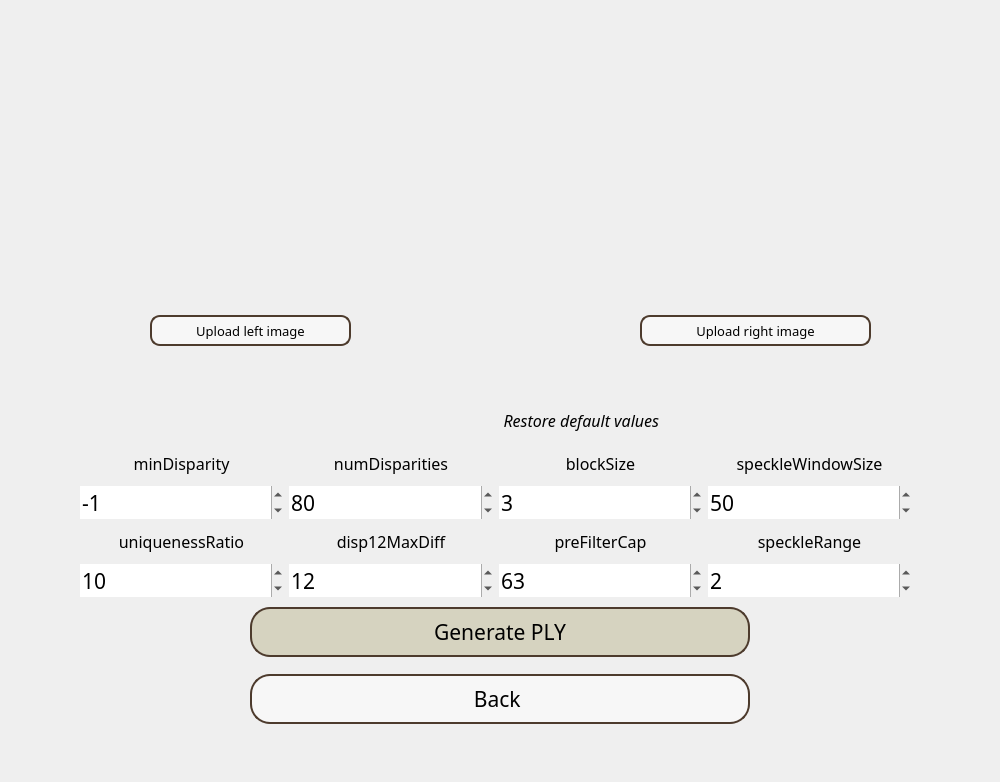
<?xml version="1.0" encoding="UTF-8"?>
<ui version="4.0">
 <class>Dialog</class>
 <widget class="QDialog" name="Dialog">
  <property name="geometry">
   <rect>
    <x>0</x>
    <y>0</y>
    <width>1000</width>
    <height>782</height>
   </rect>
  </property>
  <property name="minimumSize">
   <size>
    <width>1000</width>
    <height>500</height>
   </size>
  </property>
  <property name="maximumSize">
   <size>
    <width>1000</width>
    <height>800</height>
   </size>
  </property>
  <property name="windowTitle">
   <string>Dialog</string>
  </property>
  <widget class="QWidget" name="widgetMainScreen" native="true">
   <property name="geometry">
    <rect>
     <x>0</x>
     <y>0</y>
     <width>1000</width>
     <height>800</height>
    </rect>
   </property>
   <property name="minimumSize">
    <size>
     <width>800</width>
     <height>800</height>
    </size>
   </property>
   <property name="maximumSize">
    <size>
     <width>1000</width>
     <height>800</height>
    </size>
   </property>
   <property name="baseSize">
    <size>
     <width>500</width>
     <height>500</height>
    </size>
   </property>
   <property name="styleSheet">
    <string notr="true">#widgetMainScreen{
background-image: url(&quot;C:/Users/marah/Desktop/Licenta-GUI/bg.jpg&quot;);
background-repeat: no-repeat; 
background-position: center; 
}</string>
   </property>
   <widget class="QWidget" name="gridLayoutWidget">
    <property name="geometry">
     <rect>
      <x>0</x>
      <y>590</y>
      <width>1001</width>
      <height>151</height>
     </rect>
    </property>
    <layout class="QGridLayout" name="gridLayout_2">
     <property name="leftMargin">
      <number>150</number>
     </property>
     <property name="rightMargin">
      <number>150</number>
     </property>
     <property name="verticalSpacing">
      <number>0</number>
     </property>
     <item row="1" column="0">
      <widget class="QPushButton" name="oGenerateBtn">
       <property name="maximumSize">
        <size>
         <width>500</width>
         <height>50</height>
        </size>
       </property>
       <property name="font">
        <font>
         <family>Century Gothic</family>
         <pointsize>16</pointsize>
         <weight>50</weight>
         <italic>false</italic>
         <bold>false</bold>
        </font>
       </property>
       <property name="styleSheet">
        <string notr="true">#oGenerateBtn {
border-radius:20px;
background-color:rgb(214, 211, 192);
border: 2px solid rgb(77, 59, 45);
}
#oGenerateBtn:hover{
	background-color:rgba(0, 0, 0, 0.3);
	color: rgb(255, 255, 255);
	border: 2px solid rgb(0, 0, 0);
}
</string>
       </property>
       <property name="text">
        <string>Generate PLY</string>
       </property>
      </widget>
     </item>
     <item row="2" column="0">
      <widget class="QPushButton" name="oBackBtn">
       <property name="maximumSize">
        <size>
         <width>500</width>
         <height>50</height>
        </size>
       </property>
       <property name="font">
        <font>
         <family>Century Gothic</family>
         <pointsize>16</pointsize>
         <weight>50</weight>
         <italic>false</italic>
         <bold>false</bold>
        </font>
       </property>
       <property name="styleSheet">
        <string notr="true">#oBackBtn {
border-radius:20px;
background-color:rgba(255, 255, 255, 0.5);
border: 2px solid rgb(77, 59, 45);
}
#oBackBtn:hover{
	background-color:rgba(0, 0, 0, 0.3);
	color: rgb(255, 255, 255);
	border: 2px solid rgb(0, 0, 0);
}
</string>
       </property>
       <property name="text">
        <string>Back </string>
       </property>
      </widget>
     </item>
    </layout>
   </widget>
   <widget class="QWidget" name="gridLayoutWidget_2">
    <property name="geometry">
     <rect>
      <x>80</x>
      <y>446</y>
      <width>831</width>
      <height>151</height>
     </rect>
    </property>
    <layout class="QGridLayout" name="gridLayout">
     <item row="0" column="1">
      <widget class="QLabel" name="label_10">
       <property name="font">
        <font>
         <family>Century Gothic</family>
         <pointsize>12</pointsize>
        </font>
       </property>
       <property name="toolTip">
        <string>Maximum disparity minus minimum disparity. The value is always greater than zero. In the current implementation, this parameter must be divisible by 16.</string>
       </property>
       <property name="text">
        <string>numDisparities</string>
       </property>
       <property name="alignment">
        <set>Qt::AlignCenter</set>
       </property>
      </widget>
     </item>
     <item row="0" column="2">
      <widget class="QLabel" name="label_2">
       <property name="font">
        <font>
         <family>Century Gothic</family>
         <pointsize>12</pointsize>
        </font>
       </property>
       <property name="toolTip">
        <string>Matched block size. It must be an odd number &gt;=1 . Normally, it should be somewhere in the 3..11 range.</string>
       </property>
       <property name="text">
        <string>blockSize</string>
       </property>
       <property name="alignment">
        <set>Qt::AlignCenter</set>
       </property>
      </widget>
     </item>
     <item row="2" column="0">
      <widget class="QLabel" name="label_3">
       <property name="font">
        <font>
         <family>Century Gothic</family>
         <pointsize>12</pointsize>
        </font>
       </property>
       <property name="toolTip">
        <string>Margin in percentage by which the best (minimum) computed cost function value should &quot;win&quot; the second best value to consider the found match correct.</string>
       </property>
       <property name="text">
        <string>uniquenessRatio</string>
       </property>
       <property name="alignment">
        <set>Qt::AlignCenter</set>
       </property>
      </widget>
     </item>
     <item row="2" column="3">
      <widget class="QLabel" name="label_7">
       <property name="font">
        <font>
         <family>Century Gothic</family>
         <pointsize>12</pointsize>
        </font>
       </property>
       <property name="toolTip">
        <string>Maximum disparity variation within each connected component. If you do speckle filtering, set the parameter to a positive value, it will be implicitly multiplied by 16. </string>
       </property>
       <property name="text">
        <string>speckleRange</string>
       </property>
       <property name="alignment">
        <set>Qt::AlignCenter</set>
       </property>
      </widget>
     </item>
     <item row="4" column="1">
      <widget class="QSpinBox" name="oDisp12MaxDiff">
       <property name="font">
        <font>
         <family>Century Gothic</family>
         <pointsize>16</pointsize>
        </font>
       </property>
       <property name="autoFillBackground">
        <bool>false</bool>
       </property>
       <property name="frame">
        <bool>false</bool>
       </property>
       <property name="minimum">
        <number>-999</number>
       </property>
       <property name="maximum">
        <number>999</number>
       </property>
       <property name="value">
        <number>12</number>
       </property>
      </widget>
     </item>
     <item row="4" column="2">
      <widget class="QSpinBox" name="oPreFilterCap">
       <property name="font">
        <font>
         <family>Century Gothic</family>
         <pointsize>16</pointsize>
        </font>
       </property>
       <property name="autoFillBackground">
        <bool>false</bool>
       </property>
       <property name="frame">
        <bool>false</bool>
       </property>
       <property name="minimum">
        <number>-999</number>
       </property>
       <property name="maximum">
        <number>999</number>
       </property>
       <property name="value">
        <number>63</number>
       </property>
      </widget>
     </item>
     <item row="1" column="2">
      <widget class="QSpinBox" name="oBlockSize">
       <property name="font">
        <font>
         <family>Century Gothic</family>
         <pointsize>16</pointsize>
        </font>
       </property>
       <property name="autoFillBackground">
        <bool>false</bool>
       </property>
       <property name="frame">
        <bool>false</bool>
       </property>
       <property name="minimum">
        <number>1</number>
       </property>
       <property name="value">
        <number>3</number>
       </property>
      </widget>
     </item>
     <item row="0" column="0">
      <widget class="QLabel" name="label_9">
       <property name="font">
        <font>
         <family>Century Gothic</family>
         <pointsize>12</pointsize>
        </font>
       </property>
       <property name="toolTip">
        <string>Minimum possible disparity value. Normally, it is zero but sometimes rectification algorithms can shift images, so this parameter n/eeds to be adjusted accordingly.</string>
       </property>
       <property name="text">
        <string>minDisparity</string>
       </property>
       <property name="alignment">
        <set>Qt::AlignCenter</set>
       </property>
      </widget>
     </item>
     <item row="2" column="1">
      <widget class="QLabel" name="label_4">
       <property name="font">
        <font>
         <family>Century Gothic</family>
         <pointsize>12</pointsize>
        </font>
       </property>
       <property name="toolTip">
        <string>Maximum allowed difference (in integer pixel units) in the left-right disparity check. Set it to a non-positive value to disable the check.</string>
       </property>
       <property name="text">
        <string>disp12MaxDiff</string>
       </property>
       <property name="alignment">
        <set>Qt::AlignCenter</set>
       </property>
      </widget>
     </item>
     <item row="1" column="1">
      <widget class="QSpinBox" name="oNumDisparities">
       <property name="font">
        <font>
         <family>Century Gothic</family>
         <pointsize>16</pointsize>
        </font>
       </property>
       <property name="autoFillBackground">
        <bool>false</bool>
       </property>
       <property name="frame">
        <bool>false</bool>
       </property>
       <property name="value">
        <number>80</number>
       </property>
      </widget>
     </item>
     <item row="1" column="3">
      <widget class="QSpinBox" name="oSpeckleWindowSize">
       <property name="font">
        <font>
         <family>Century Gothic</family>
         <pointsize>16</pointsize>
        </font>
       </property>
       <property name="autoFillBackground">
        <bool>false</bool>
       </property>
       <property name="frame">
        <bool>false</bool>
       </property>
       <property name="minimum">
        <number>-999</number>
       </property>
       <property name="maximum">
        <number>999</number>
       </property>
       <property name="value">
        <number>50</number>
       </property>
      </widget>
     </item>
     <item row="2" column="2">
      <widget class="QLabel" name="label_8">
       <property name="font">
        <font>
         <family>Century Gothic</family>
         <pointsize>12</pointsize>
        </font>
       </property>
       <property name="toolTip">
        <string>Truncation value for the prefiltered image pixels. The algorithm first computes x-derivative at each pixel and clips its value by [-preFilterCap, preFilterCap] interval</string>
       </property>
       <property name="text">
        <string>preFilterCap</string>
       </property>
       <property name="alignment">
        <set>Qt::AlignCenter</set>
       </property>
      </widget>
     </item>
     <item row="4" column="3">
      <widget class="QSpinBox" name="oSpeckleRange">
       <property name="font">
        <font>
         <family>Century Gothic</family>
         <pointsize>16</pointsize>
         <weight>50</weight>
         <bold>false</bold>
         <kerning>true</kerning>
        </font>
       </property>
       <property name="frame">
        <bool>false</bool>
       </property>
       <property name="keyboardTracking">
        <bool>true</bool>
       </property>
       <property name="minimum">
        <number>-999</number>
       </property>
       <property name="maximum">
        <number>999</number>
       </property>
       <property name="value">
        <number>2</number>
       </property>
      </widget>
     </item>
     <item row="4" column="0">
      <widget class="QSpinBox" name="oUniqRatio">
       <property name="font">
        <font>
         <family>Century Gothic</family>
         <pointsize>16</pointsize>
        </font>
       </property>
       <property name="autoFillBackground">
        <bool>false</bool>
       </property>
       <property name="frame">
        <bool>false</bool>
       </property>
       <property name="minimum">
        <number>-999</number>
       </property>
       <property name="maximum">
        <number>999</number>
       </property>
       <property name="value">
        <number>10</number>
       </property>
      </widget>
     </item>
     <item row="1" column="0">
      <widget class="QSpinBox" name="oMinDisparity">
       <property name="font">
        <font>
         <family>Century Gothic</family>
         <pointsize>16</pointsize>
        </font>
       </property>
       <property name="autoFillBackground">
        <bool>false</bool>
       </property>
       <property name="frame">
        <bool>false</bool>
       </property>
       <property name="minimum">
        <number>-999</number>
       </property>
       <property name="maximum">
        <number>999</number>
       </property>
       <property name="value">
        <number>-1</number>
       </property>
      </widget>
     </item>
     <item row="0" column="3">
      <widget class="QLabel" name="label_5">
       <property name="font">
        <font>
         <family>Century Gothic</family>
         <pointsize>12</pointsize>
        </font>
       </property>
       <property name="toolTip">
        <string>Maximum size of smooth disparity regions to consider their noise speckles and invalidate. Set it to 0 to disable speckle filtering. Otherwise, set it somewhere in the 50-200 range.</string>
       </property>
       <property name="text">
        <string>speckleWindowSize</string>
       </property>
       <property name="alignment">
        <set>Qt::AlignCenter</set>
       </property>
      </widget>
     </item>
    </layout>
   </widget>
   <widget class="QWidget" name="horizontalLayoutWidget">
    <property name="geometry">
     <rect>
      <x>0</x>
      <y>0</y>
      <width>1001</width>
      <height>311</height>
     </rect>
    </property>
    <layout class="QHBoxLayout" name="horizontalLayout">
     <item>
      <widget class="QLabel" name="sLeftImage">
       <property name="text">
        <string/>
       </property>
      </widget>
     </item>
     <item>
      <widget class="QLabel" name="sRightImage">
       <property name="text">
        <string/>
       </property>
      </widget>
     </item>
    </layout>
   </widget>
   <widget class="QPushButton" name="oRestoreBtn">
    <property name="geometry">
     <rect>
      <x>390</x>
      <y>400</y>
      <width>271</width>
      <height>41</height>
     </rect>
    </property>
    <property name="maximumSize">
     <size>
      <width>500</width>
      <height>50</height>
     </size>
    </property>
    <property name="font">
     <font>
      <family>Century Gothic</family>
      <pointsize>12</pointsize>
      <weight>50</weight>
      <italic>true</italic>
      <bold>false</bold>
     </font>
    </property>
    <property name="styleSheet">
     <string notr="true">#oRestoreBtn {
text-align:right;
border-radius:20px;
padding-right:2px
}
#oRestoreBtn:hover{
	border: 2px solid rgb(251, 240, 234);
	text-align:right;
	padding-right:2px
}
</string>
    </property>
    <property name="text">
     <string>Restore default values</string>
    </property>
    <property name="iconSize">
     <size>
      <width>20</width>
      <height>20</height>
     </size>
    </property>
   </widget>
   <widget class="QPushButton" name="oRightImgBtn">
    <property name="geometry">
     <rect>
      <x>640</x>
      <y>315</y>
      <width>231</width>
      <height>31</height>
     </rect>
    </property>
    <property name="font">
     <font>
      <family>Century Gothic</family>
      <pointsize>10</pointsize>
     </font>
    </property>
    <property name="styleSheet">
     <string notr="true">#oRightImgBtn {
border-radius:10px;
background-color:rgba(255, 255, 255, 0.5);
border: 2px solid rgb(77, 59, 45);
}
#oRightImgBtn:hover{
	background-color:rgba(0, 0, 0, 0.3);
	color: rgb(255, 255, 255);
	border: 2px solid rgb(0, 0, 0);
}</string>
    </property>
    <property name="text">
     <string>Upload right image</string>
    </property>
   </widget>
   <widget class="QPushButton" name="oLeftImgBtn">
    <property name="geometry">
     <rect>
      <x>150</x>
      <y>315</y>
      <width>201</width>
      <height>31</height>
     </rect>
    </property>
    <property name="font">
     <font>
      <family>Century Gothic</family>
      <pointsize>10</pointsize>
     </font>
    </property>
    <property name="styleSheet">
     <string notr="true">#oLeftImgBtn {
border-radius:10px;
background-color:rgba(255, 255, 255, 0.5);
border: 2px solid rgb(77, 59, 45);
}
#oLeftImgBtn:hover{
	background-color:rgba(0, 0, 0, 0.3);
	color: rgb(255, 255, 255);
	border: 2px solid rgb(0, 0, 0);
}</string>
    </property>
    <property name="text">
     <string>Upload left image</string>
    </property>
   </widget>
  </widget>
 </widget>
 <resources/>
 <connections/>
</ui>
